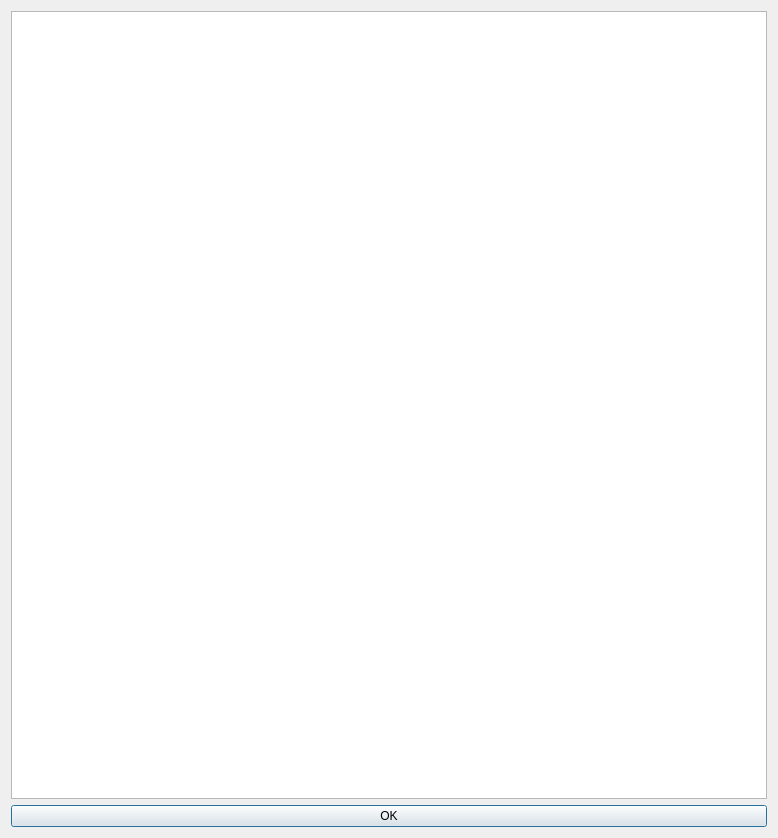
<?xml version="1.0" encoding="UTF-8"?>
<ui version="4.0">
 <class>PreviewDialog</class>
 <widget class="QDialog" name="PreviewDialog">
  <property name="geometry">
   <rect>
    <x>0</x>
    <y>0</y>
    <width>778</width>
    <height>838</height>
   </rect>
  </property>
  <property name="windowTitle">
   <string>Preview</string>
  </property>
  <layout class="QHBoxLayout" name="horizontalLayout">
   <item>
    <layout class="QVBoxLayout" name="verticalLayout">
     <item>
      <widget class="QTextEdit" name="textEdit_content">
       <property name="font">
        <font>
         <family>Consolas</family>
         <pointsize>11</pointsize>
        </font>
       </property>
      </widget>
     </item>
     <item>
      <widget class="QPushButton" name="pushBtn_ok">
       <property name="text">
        <string>OK</string>
       </property>
      </widget>
     </item>
    </layout>
   </item>
  </layout>
 </widget>
 <resources/>
 <connections>
  <connection>
   <sender>pushBtn_ok</sender>
   <signal>clicked()</signal>
   <receiver>PreviewDialog</receiver>
   <slot>accept()</slot>
   <hints>
    <hint type="sourcelabel">
     <x>288</x>
     <y>587</y>
    </hint>
    <hint type="destinationlabel">
     <x>288</x>
     <y>304</y>
    </hint>
   </hints>
  </connection>
 </connections>
</ui>
